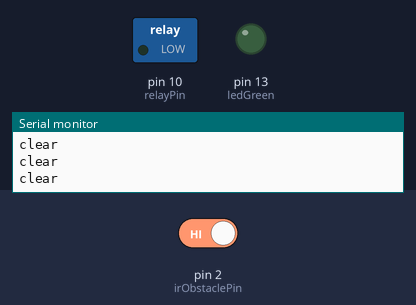
The sketch below on a simulated Arduino Uno, built with avr-gcc and run on an emulated ATmega328P. Parts: switched loads named in the sketch (green lamp = pin HIGH), output pins drawn as LEDs (lit = HIGH), the last lines printed to the serial monitor. Inputs (shaded band) come from the test bench; at power-on: pin 2 (irObstaclePin) HIGH.

Above: at 1.2 s.
1.3 s: pin 2 (irObstaclePin) driven LOW
At 2.2 s:
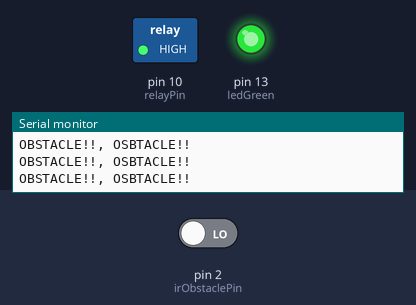
2.9 s: pin 2 (irObstaclePin) driven HIGH
At 3.5 s:
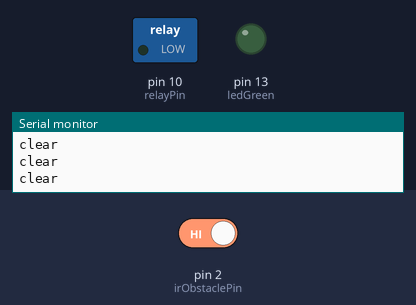
Timing chart, 0 to 5.9 s (numbered marks = the images above; inputs shaded):
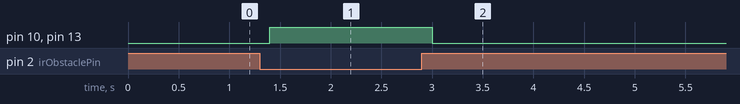

Measured:
- after the input at 1.3 s, pin 10 (relayPin), pin 13 (ledGreen): LOW → HIGH after 0.10 s
- after the input at 2.9 s, pin 10 (relayPin), pin 13 (ledGreen): HIGH → LOW after 0.10 s

The sketch:

Sketch1.ino
```cpp
const int irObstaclePin = 2;
const int relayPin = 10;
int Obstacle = HIGH;
const int ledGreen = 13;

void setup()
{
  pinMode(irObstaclePin, INPUT);
  pinMode(relayPin, OUTPUT);
  pinMode(ledGreen, OUTPUT);
  Serial.begin(9600);
}

void loop()
{
  Obstacle = digitalRead(irObstaclePin);
  if (Obstacle == LOW)
  {
    Serial.println("OBSTACLE!!, OSBTACLE!!");
    digitalWrite(relayPin, HIGH);
    digitalWrite(ledGreen,HIGH);
  }
  else
  {
    Serial.println("clear");
    digitalWrite(relayPin, LOW);
    digitalWrite(ledGreen, LOW);

  }
  delay(200);
}
```
